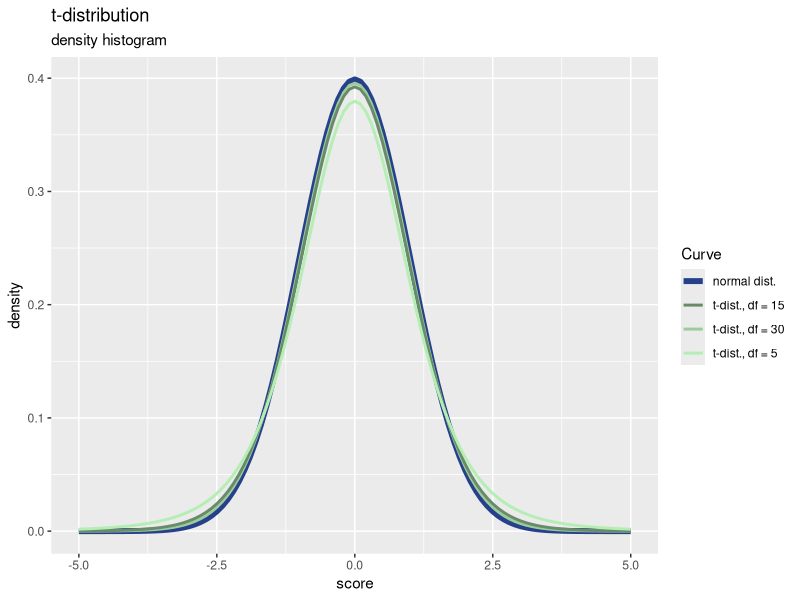

This chart was generated by the following R code:
# T Distribution

library(tidyverse)

p <- ggplot(data.frame(x = c(-5, 5)), aes(x)) + 
    labs(x = 'score', y = 'density',
        title = 't-distribution', subtitle = 'density histogram') +
    stat_function(fun = dnorm,
        args = list(mean = 0, sd = 1), aes(color = "normal dist."), size = 2) +
    stat_function(fun = dt,
        args = list(df = 30), aes(color = 't-dist., df = 30'), size = 1) +
    stat_function(fun = dt,
        args = list(df = 15), aes(color = 't-dist., df = 15'), size = 1) +
    stat_function(fun = dt,
        args = list(df = 5), aes(color = 't-dist., df = 5'), size = 1) +
    scale_color_manual('Curve', 
        values = c('royalblue4', 'darkseagreen4', 'darkseagreen3', 'darkseagreen2'))

png(filename = 'T_Distribution_1.png', width = 5, 
    height = 3, units = 'in', res = 600)
print(p)
dev.off()